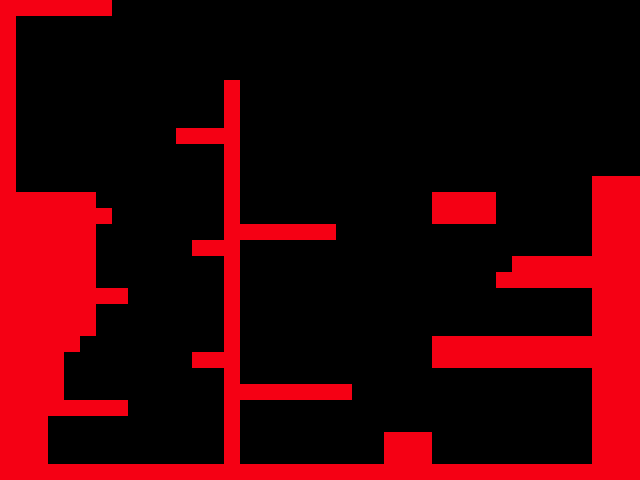

This game map was drawn from its Tiled (.tmx) file and the tilesets committed beside it. A one-line description and the trimmed map source follow:
An orthogonal 40x30 tile map with 16x16 px tiles, 1 tile layer (collisions), 3 hidden layers not drawn, 7 tilesets.

<map version="1.0" orientation="orthogonal" width="40" height="30" tilewidth="16" tileheight="16">
 <tileset firstgid="1" name="collision" tilewidth="16" tileheight="16">
  <image source="collision.png" width="80" height="32" />
 </tileset>
 <tileset firstgid="11" name="tile" tilewidth="16" tileheight="16">
  <image source="tiles.png" width="128" height="64" />
 </tileset>
 <tileset firstgid="43" name="bg" tilewidth="16" tileheight="16">
  <image source="level1_background.png" width="64" height="64" />
 </tileset>
 <tileset firstgid="59" name="object" tilewidth="16" tileheight="16">
  <image source="object_tile.png" width="16" height="16" />
  <tile id="0">
   <properties>
    <property name="type" value="object" />
   </properties>
  </tile>
 </tileset>
 <tileset firstgid="60" name="exit" tilewidth="16" tileheight="16">
  <image source="exit_tile.png" width="16" height="16" />
  <tile id="0">
   <properties>
    <property name="type" value="exit" />
   </properties>
  </tile>
 </tileset>
 <tileset firstgid="61" name="bluey" tilewidth="16" tileheight="16">
  <image source="bluey_tile.png" width="16" height="16" />
  <tile id="0">
   <properties>
    <property name="name" value="bluey" />
    <property name="type" value="enemy" />
   </properties>
  </tile>
 </tileset>
 <tileset firstgid="62" name="start" tilewidth="16" tileheight="16">
  <image source="start_tile.png" width="16" height="16" />
  <tile id="0">
   <properties>
    <property name="type" value="start" />
   </properties>
  </tile>
 </tileset>
 <layer name="background" width="40" height="30" visible="0">
  <properties>
   <property name="isvisible" value="true" />
  </properties>
  <data>[1200 cells, 1200 non-empty, 16 distinct tile ids]</data>
 </layer>
 <layer name="collisions" width="40" height="30" opacity="0.99">
  <properties>
   <property name="isvisible" value="false" />
  </properties>
  <data>[1200 cells, 292 non-empty, 1 distinct tile ids]</data>
 </layer>
 <layer name="platforms" width="40" height="30" visible="0">
  <properties>
   <property name="isvisible" value="true" />
  </properties>
  <data>[1200 cells, 292 non-empty, 3 distinct tile ids]</data>
 </layer>
 <layer name="objects" width="40" height="30" visible="0">
  <properties>
   <property name="isvisible" value="false" />
  </properties>
  <data>[1200 cells, 3 non-empty, 3 distinct tile ids]</data>
 </layer>
</map>
